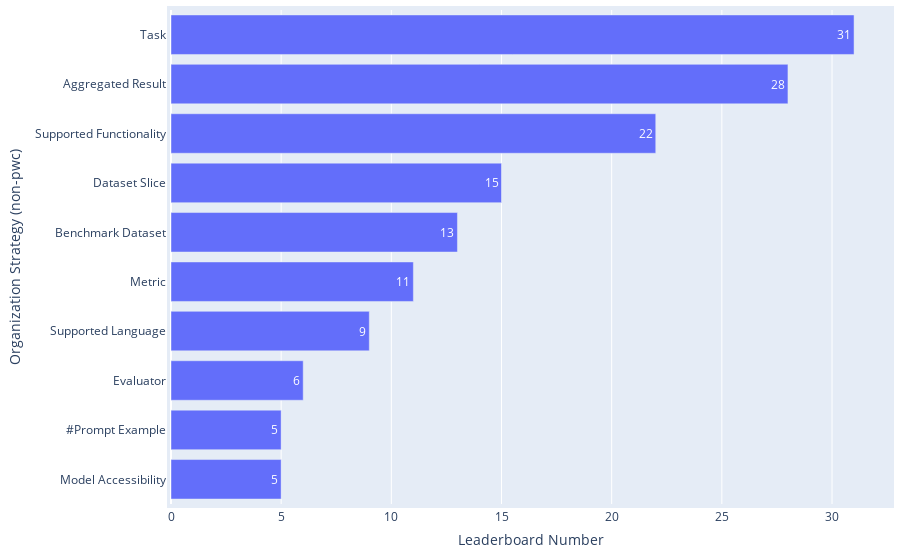

The cell this chart's notebook holds for it:
### Code cell
df = pd.read_csv(path_rq1 / 'leaderboard_processed.csv')
df = df[df['Host platforms'] != '[\'Papers With Code\']']
df_split = df[df['#Organization tactic (non-pwc)'] > 0]
print(f'{round(len(df_split)/len(df)*100,2)}% ({len(df_split)} out of {len(df)}) leaderboards have adopted multiple organization tactics.')

df_split['Organization tactics (non-pwc)'] = df_split['Organization tactics (non-pwc)'].apply(ast.literal_eval)
df_split2 = df_split.explode('Organization tactics (non-pwc)').groupby('Organization tactics (non-pwc)').size().reset_index(name='Frequency')
df_split2['Weight'] = 1

statistics = {
    'Distribution|Property': 'Leaderboards across Organization Tactics (non-pwc)',
    'Mean': np.mean(df_split2['Frequency']),
    'Median': np.median(df_split2['Frequency']),
    'Mode': stats.mode(df_split2['Frequency'])[0],
    'Standard Deviation': np.std(df_split2['Frequency']),
    'Gini Coefficient': ineqpy.inequality.gini(data=df_split2, income='Frequency', weights='Weight'),
}
df_statistics = pd.read_csv(path_rq1 / 'leaderboard_statistics.csv')
df_statistics = pd.concat([df_statistics, pd.DataFrame([statistics])], ignore_index=True)
df_statistics.drop_duplicates(subset=['Distribution|Property'], keep='last', inplace=True)
df_statistics.sort_values(by='Distribution|Property', inplace=True)
df_statistics.to_csv(path_rq1 / 'leaderboard_statistics.csv', index=False)

df_top = df_split2.sort_values(by='Frequency', ascending=False).head(10)
print(f"{df_top['Organization tactics (non-pwc)'].iloc[0]} is the most adopted organization tactics, covering {round(df_top['Frequency'].iloc[0]/len(df_split)*100,2)}% ({df_top['Frequency'].iloc[0]} out of {len(df_split)}) leaderboards.")

fig = go.Figure(go.Bar(
        x=df_top['Frequency'],  # Values for the bar lengths
        y=df_top['Organization tactics (non-pwc)'],  # Categories for each bar
        orientation='h',  # Sets the bars to be horizontal
        text=df_top['Frequency'],  # Adds the values as text on each bar
        textposition='auto'  # Automatically positions the text on the bars
))
fig.update_layout(
        xaxis_title='Leaderboard Number',
        yaxis_title='Organization tactic (non-pwc)',
        yaxis_autorange='reversed'  # This line makes the bars go top-down
)
# Update the layout for a tighter look
fig.update_layout(
    autosize=True,
    margin=dict(
        l=10,  # Left margin
        r=10,  # Right margin
        b=10,  # Bottom margin
        t=10,  # Top margin
        pad=4  # Padding between the plot and the margin
    )
)
fig.show()

### Figure 1 — Plotly figure (JSON) as saved in the notebook; plotly's stock layout.template omitted (floating-point values rounded to 4 significant figures)
{"data": [{"orientation": "h", "text": [31, 28, 22, 15, 13, 11, 9, 6, 5, 5], "textposition": "auto", "type": "bar", "x": [31, 28, 22, 15, 13, 11, 9, 6, 5, 5], "y": ["Task", "Aggregated Result", "Supported Functionality", "Dataset Slice", "Benchmark Dataset", "Metric", "Supported Language", "Evaluator", "#Prompt Example", "Model Accessibility"]}], "layout": {"autosize": true, "margin": {"b": 10, "l": 10, "pad": 4, "r": 10, "t": 10}, "xaxis": {"title": {"text": "Leaderboard Number"}}, "yaxis": {"autorange": "reversed", "title": {"text": "Organization Strategy (non-pwc)"}}}}
